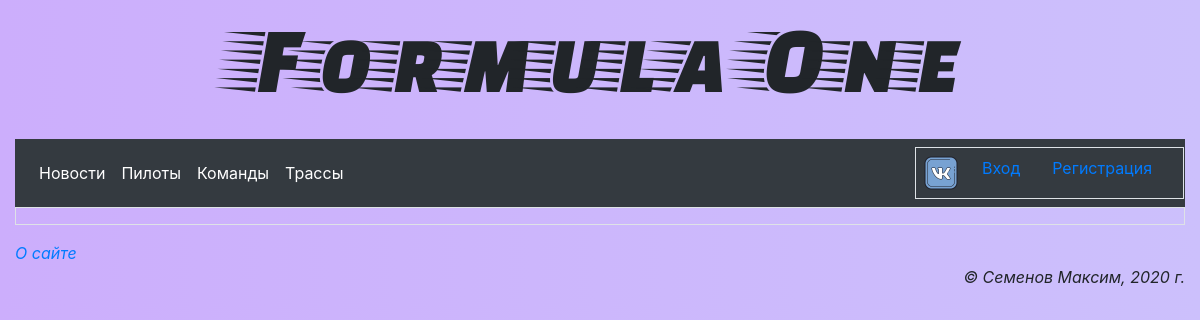
Before: / with the older database file.
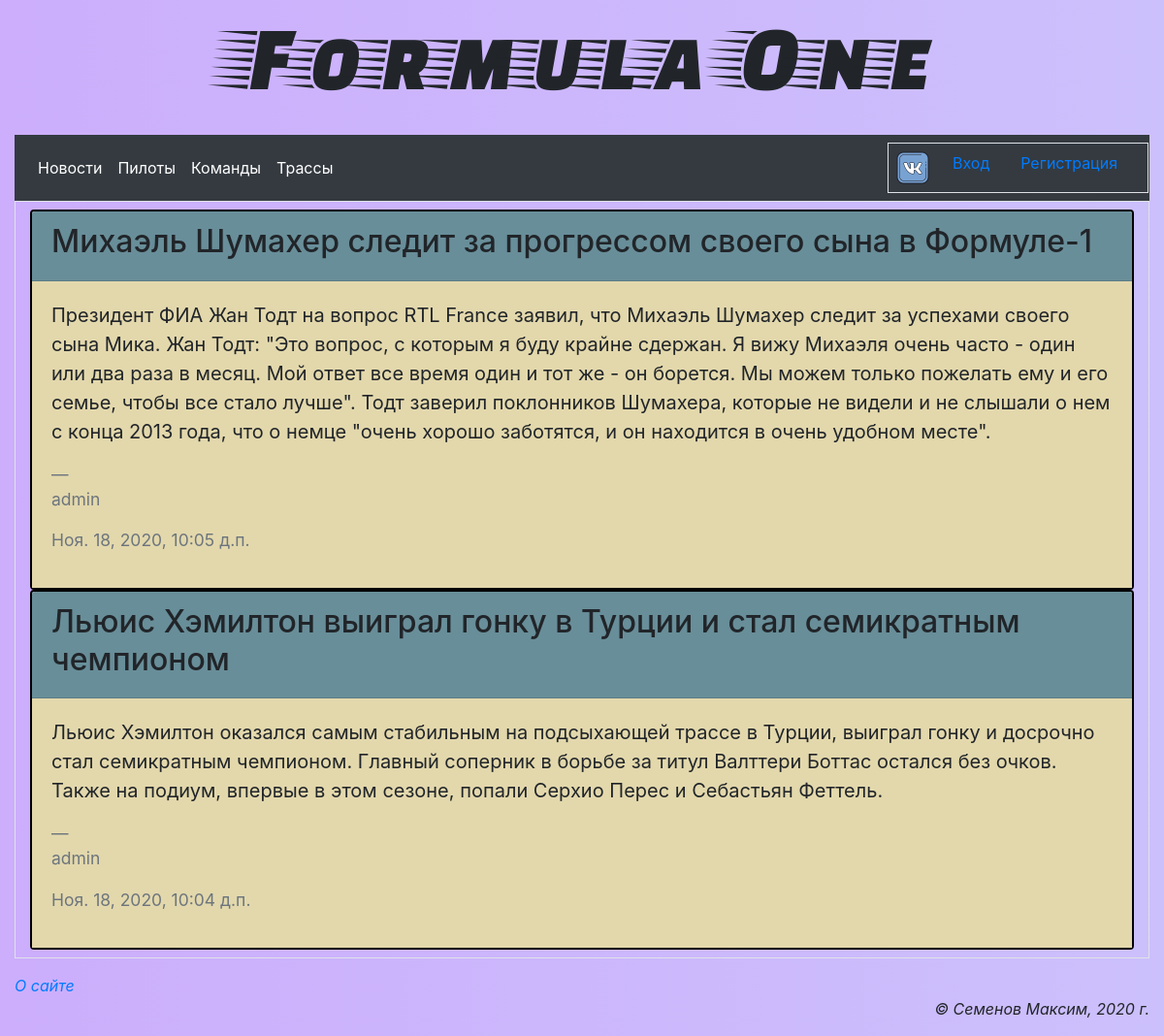
After: the same page with the newer database file.
### main/models.py (models this page shows, shortened)
class Post(models.Model):
	title = models.CharField(max_length=200, verbose_name='Название статьи')
	author = models.ForeignKey(AdvUser, on_delete=models.CASCADE, verbose_name='Автор')
	content = models.TextField(verbose_name='Текст')
	created_at = models.DateTimeField(auto_now_add=True, db_index=True, verbose_name='Опубликована')
	class Meta:
		verbose_name_plural = 'Статья'
		verbose_name = 'Статьи'
		ordering = ['-created_at']

class AdvUser(AbstractUser):
	is_activated = models.BooleanField(default=True, db_index=True, verbose_name='Прошел активацию?')
	send_messages = models.BooleanField(default=True, verbose_name = 'Оповещать о новых комментариях?')
	TEAMS = ( 	('Mercedes', 'Mercedes'),
				('Ferrari', 'Ferrari'),
				('Red Bull Racing', 'Red Bull Racing'),
				('Racing Point', 'Racing Point'),
				('Mclaren', 'Mclaren'),
				('Renault', 'Renault'),
				('Haas', 'Haas'),
				('Alfa Tauri', 'Alfa Tauri'),
				('Alfa Romeo', 'Alfa Romeo'),
				('Williams', 'Williams') )
	favorite_team = models.CharField(default=True, max_length=20, choices=TEAMS,
									 verbose_name = 'Любимая команда' )
	class Meta(AbstractUser.Meta):
		pass

### main/views.py (the view)
# urls.py: path('', index, name='index'),
def index(request):
	posts = Post.objects.all()[:10]
	context = {'posts': posts}
	return render(request, 'main/index.html', context)

### main/templates/main/index.html (shortened to what this page needs)
{% extends 'layout/basic.html' %}
{% load static %}
{% block content %}
	{% for post in posts %}
	<div class="card">
  		<div class="card-header feed-header">
			<h2>{{ post.title }}</h2>
		</div>
		<div class="card-body feed-body">
	    <blockquote class="blockquote mb-0">
	      <p>{{ post.content }}</p>
	      <footer class="blockquote-footer"><p>{{ post.author }} <p>{{ post.created_at }}</p> </p> </cite></footer>
	    </blockquote>
		</div>
	</div>
	{% endfor %}
{% endblock %}

### main/templates/layout/basic.html (shortened to what this page needs)
{% load bootstrap4 %}
{% load static %}
<!DOCTYPE html>
<html>
	<head>
		{% bootstrap_css %}
		<link rel="stylesheet" type="text/css" href="{% static 'main/style.css' %}">
	</head>
	<body class="container-fluid">
		<header class="mb-4">
			<h1 class="display-1 text-center">Formula One</h1>
		</header>
			<nav class="navbar navbar-expand-lg navbar-dark bg-dark">
			  <div class="collapse navbar-collapse" id="navbarText">
			    <ul class="navbar-nav mr-auto">
				    <li class="nav-item active">
				    	<a class="nav-link" href="{% url 'main:index' %}">Новости</a>
				    </li>
				    <li class="nav-item active">
				    	<a class="nav-link" href="{% url 'main:by_drivers' %}">Пилоты</a>
				    </li>
				    <li class="nav-item active">
				    	<a class="nav-link" href="{% url 'main:by_teams' %}">Команды</a>
				    </li>
				    <li class="nav-item active">
				    	<a class="nav-link" href="{% url 'main:by_tracks' %}">Трассы</a>
				    </li>
				</ul>
			  </div>
			  <div class="row">
				<ul class="col nav justify-content-end border">
				{% if user.is_authenticated %}
				<li class="nav-item dropdown">
					<a  class="nav-link dropdown-toggle"
						data-toggle="dropdown"
						href="#"
						role="button"
						aria-haspopup="true"
						aria-expanded="false">Профиль</a>
					<div class="dropdown-menu">
						<a 	class="dropdown-item"
							href="{% url 'main:profile' %}">Избранное</a>
						<a  class="dropdown-item"
							href="{% url 'main:profile_change' %}">Изменить личные данные</a>
						<a  class="dropdown-item"
							href="{% url 'main:password_change' %}">Изменить пароль</a>
						<a  class="dropdown-item"
							href="{% url 'main:password_reset' %}">Сбросить пароль</a>
						<div class="dropdown-divider"></div>
						<a  class="dropdown-item"
							href="{% url 'main:logout' %}">Выйти</a>
						<div class="dropdown-divider"></div>
						<a  class="dropdown-item"
							href="{% url 'main:profile_delete' %}">Удалить</a>
				</li>
				{% else %}
				<a href="{% url 'social:begin' 'vk-oauth2' %}">
				<img src="..\..\static\main\social.png" width='50' alt="Войти через ВК">
				</a>
				<li class="nav-item">
					<a  class="nav-link"
						href="{% url 'main:login' %}">Вход</a>
				</li>
				{% endif %}
				<li class="nav-item">
					<a  class="nav-link"
						href="{% url 'main:register' %}">Регистрация</a>
			</ul>
		</div>
			</nav>
			<section class="col border py-2">
				{% block content %}
				{% endblock %}
			</section>
		<footer class="mt-3">
			<a class="font-italic" href="{% url 'main:other' page='about' %}">О сайте</a>
			<p class="text-right font-italic">&copy; Семенов Максим, 2020 г.</p>
		</footer>
	</body>
</html>

### main/static/main/style.css (style rules this page uses)
body { background: linear-gradient(to right, #CCAEFC, #CCC0FC); }
header { font-family: Faster One; }
.card { background-color: #c8dbd7; border: 2px solid black; }
.feed-header { background-color: #688E99; }
.feed-body { background-color: #E3D8AC; }

Changed rows visible on the page:
added Post: title "Михаэль Шумахер следит за прогрессом своего сына в Формуле-1", content "Президент ФИА Жан Тодт на вопрос RTL France заявил, что Михаэль Шумахер следит за успехами своего сына Мика. Жан Тодт: \"Это вопрос, с которым я буду крайне сдержан. Я вижу Михаэля очень часто - один или два раза в месяц. Мой ответ все время один и тот же - он борется. Мы можем только пожелать ему и его семье, чтобы все стало лучше\". Тодт заверил поклонников Шумахера, которые не видели и не слышали о нем с конца 2013 года, что о немце \"очень хорошо заботятся, и он находится в очень удобном месте\".", author "admin", created_at "Ноя. 18, 2020, 10:05 д.п."
added Post: title "Льюис Хэмилтон выиграл гонку в Турции и стал семикратным чемпионом", content "Льюис Хэмилтон оказался самым стабильным на подсыхающей трассе в Турции, выиграл гонку и досрочно стал семикратным чемпионом. Главный соперник в борьбе за титул Валттери Боттас остался без очков. Также на подиум, впервые в этом сезоне, попали Серхио Перес и Себастьян Феттель.", author "admin", created_at "Ноя. 18, 2020, 10:04 д.п."
